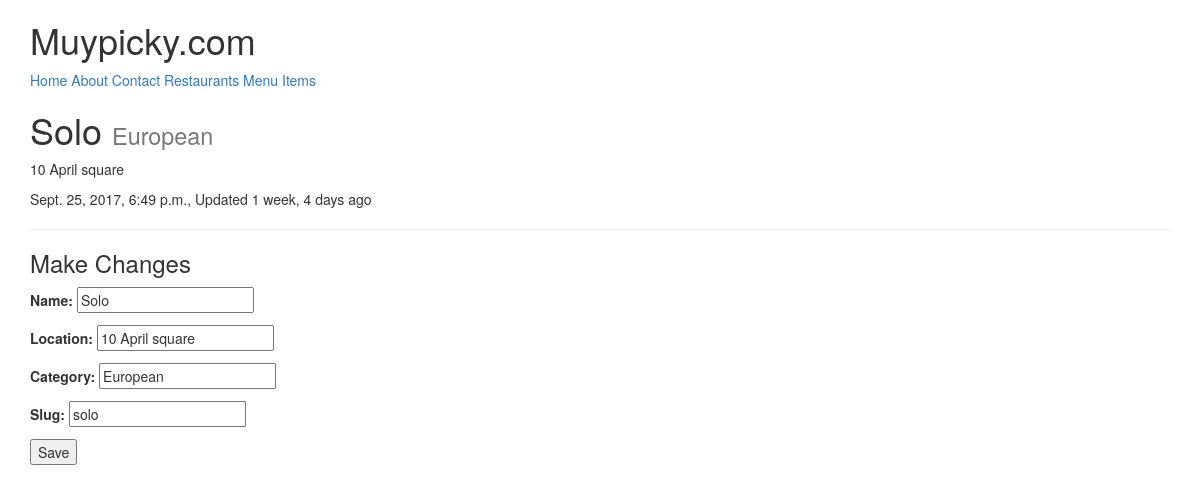
/restaurants/solo/ (signed in), run on an earlier commit of the app's database.
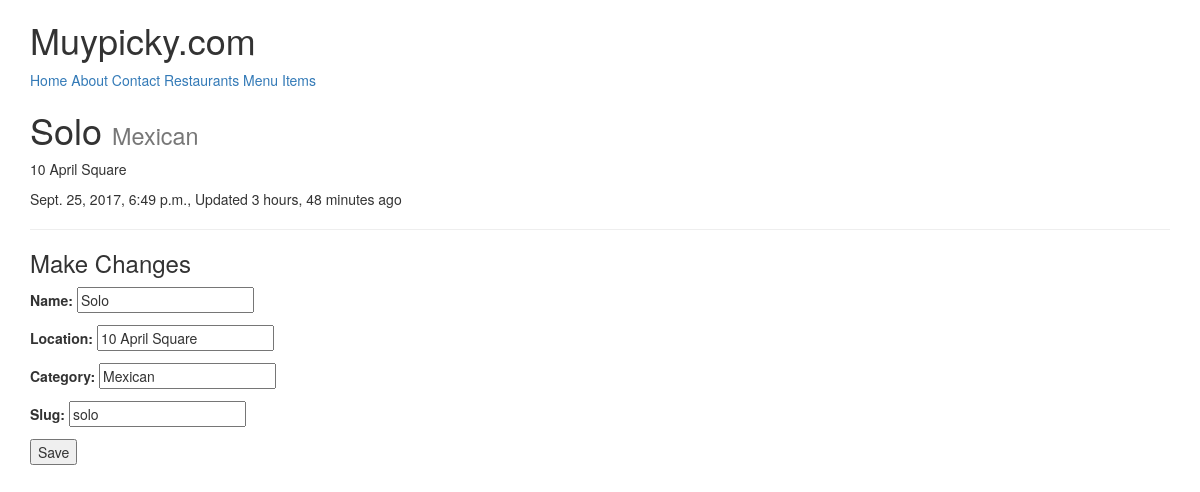
And on a later commit of the database.
### restaurants/models.py (models this page shows, shortened)
class Restaurant(models.Model):
    owner           = models.ForeignKey(User) # class_instance.model_set.all()
    name            = models.CharField(max_length=120)
    location        = models.CharField(max_length=120, null=True, blank=True)
    category        = models.CharField(max_length=120, null=True, blank=True, validators=[validate_category])
    timestamp       = models.DateTimeField(auto_now_add=True)
    updated         = models.DateTimeField(auto_now=True)
    slug            = models.SlugField(null=True, blank=True)
    objects = RestaurantManager()
    @property
    def title(self):
        return self.name

### restaurants/views.py (the view)
# urls.py: url(r'^(?P<slug>[\w-]+)/$', RestaurantUpdateView.as_view(), name='detail'),
class RestaurantUpdateView(LoginRequiredMixin, UpdateView):
    form_class = RestaurantCreateForm
    login_url = '/login/'
    template_name = 'restaurants/detail-update.html'
    def get_context_data(self, *args, **kwargs):
        context = super(RestaurantUpdateView, self).get_context_data(*args, **kwargs)
        name = self.get_object().name
        context['title'] = f'Update Restaurant: {name}'
        return context
    def get_queryset(self):
        return Restaurant.objects.filter(owner=self.request.user)

### restaurants/forms.py (shortened to what this page needs)
class RestaurantCreateForm(forms.ModelForm):
    category = forms.CharField(required=False, validators=[validate_category])
    class Meta:
        model = Restaurant
        fields = [
            'name',
            'location',
            'category',
            'slug',
        ]

### restaurants/models.py (called while the page is built)
    def get_queryset(self):
        return RestaurantQuerySet(self.model, using=self._db)

### restaurants/templates/restaurants/detail-update.html (shortened to what this page needs)
{% extends "base.html" %}
{% block content %}
<h1>{{ form.instance.title }} <small>{{ form.instance.category }}</small></h1>
<p> {{ form.instance.location }}</p>
<p> {{form.instance.timestamp }}, Updated {{ form.instance.updated|timesince }} ago</p>
<hr/>
<h3>Make Changes</h3>
{% include 'snippets/form-snippet.html' with form=form %}
{% endblock %}

### templates/snippets/form-snippet.html (shortened to what this page needs)
<form method='POST'> {% csrf_token %}
    {{ form.as_p }}
<button type="submit">Save</button>
</form>

What changed in the data, as far as the page shows it:
changed Restaurant "Solo": instance.category "European" → "Mexican"; instance.location "10 April square" → "10 April Square"; instance.updated "1 week, 4 days" → "3 hours, 48 minutes"; location "10 April square" → "10 April Square"; category "European" → "Mexican"
